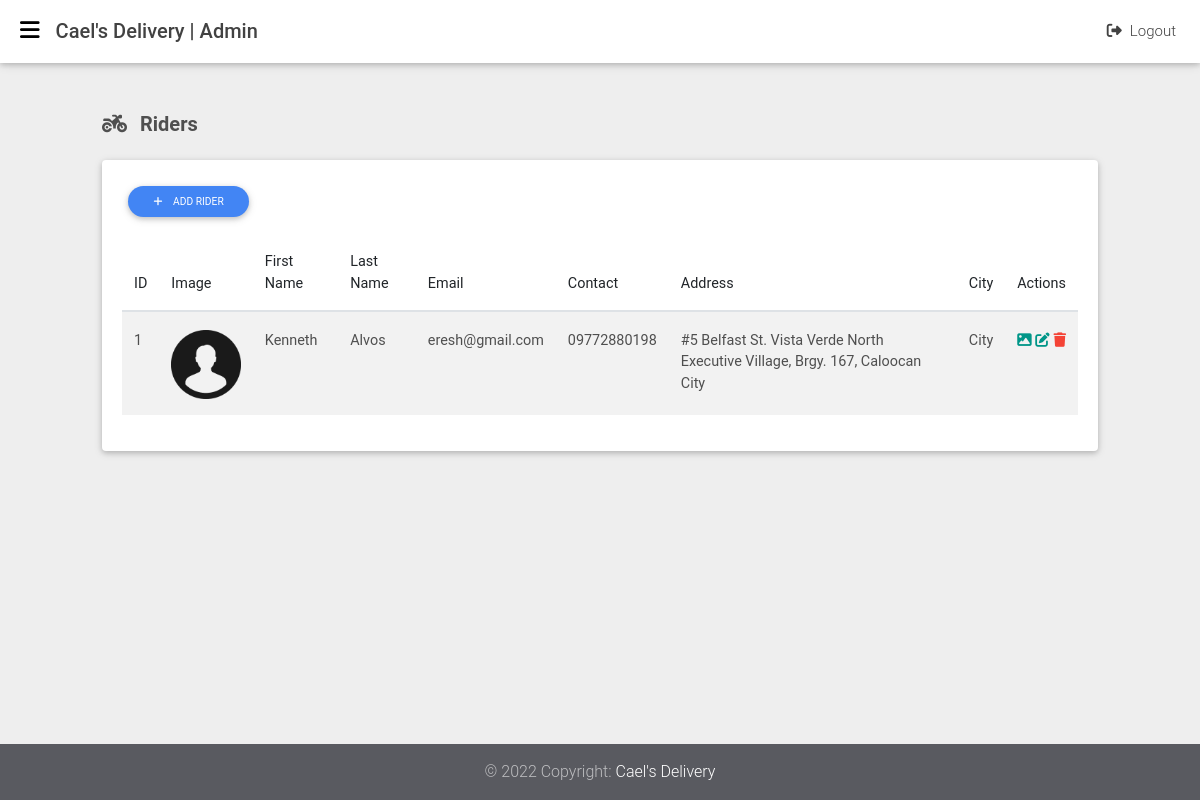
Page /riders (signed in) on the earlier database version.
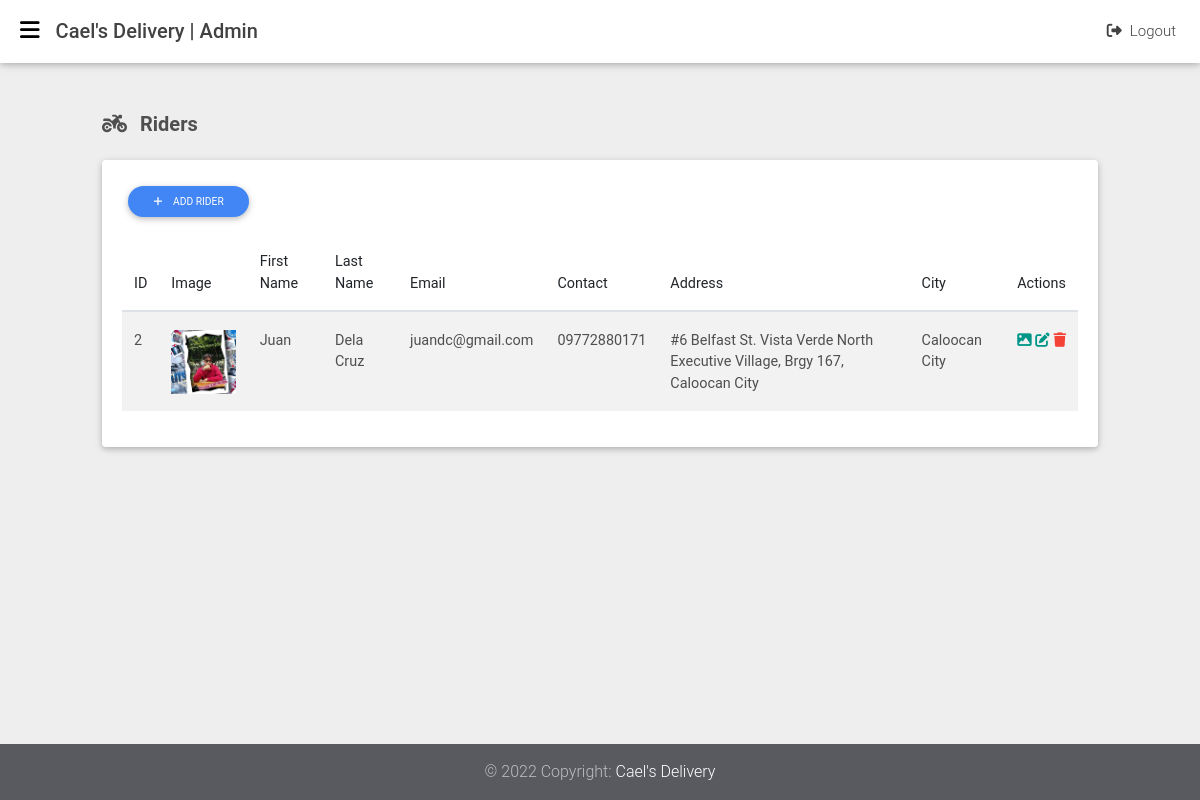
Same page on the later database version.
### tables this page shows
CREATE TABLE `riders` (
  `rider_id` int(11) NOT NULL,
  `rider_first_name` varchar(255) NOT NULL,
  `rider_last_name` varchar(255) NOT NULL,
  `rider_email` varchar(255) NOT NULL,
  `rider_contact` varchar(255) NOT NULL,
  `rider_address` text NOT NULL,
  `rider_city` varchar(255) NOT NULL,
  `rider_image` varchar(255) NOT NULL DEFAULT 'default_avatar.png',
  `created_at` datetime NOT NULL DEFAULT current_timestamp()
);

### app/controllers/Riders.php (called while the page is built, shortened)
<?php
class Riders extends Controller
{
  public function __construct()
  {
    $this->riderModel = $this->model('Rider');
  }
  public function index()
  {
    $riders = $this->riderModel->getAllRider();
    $data = [
      'riders' => $riders
    ];
    $this->view('riders/index', $data);
  }
}

### app/libraries/Core.php (called while the page is built, shortened)
<?php
class Core
{
  protected $currentMethod = 'index';
  public function __construct()
  {
    $url = $this->getUrl();
    if (isset($url[0])) {
      if (file_exists('../app/controllers/' . ucwords($url[0]) . '.php')) {
        unset($url[0]);
      }
    }
    $this->currentController = new $this->currentController;
    $this->params = $url ? array_values($url) : [];
    call_user_func_array([$this->currentController, $this->currentMethod], $this->params);
  }
  public function getUrl()
  {
    if (isset($_GET['url'])) {
      $url = rtrim($_GET['url'], '/');
      $url = filter_var($url, FILTER_SANITIZE_URL);
      $url = explode('/', $url);
      return $url;
    }
  }
}

### public/index.php (called while the page is built, shortened)
<?php
$init = new Core;

### app/libraries/Database.php (called while the page is built, shortened)
<?php
class Database
{
	private $host = DB_HOST;
	private $user = DB_USER;
	private $pass = DB_PASS;
	private $dbname = DB_NAME;
	private $dbh;
	private $stmt;
	public function __construct()
	{
		$dsn = 'mysql:host=' . $this->host . ';dbname=' . $this->dbname;
		$options = array(
			PDO::ATTR_PERSISTENT => true,
			PDO::ATTR_ERRMODE => PDO::ERRMODE_EXCEPTION
		);
		try {
			$this->dbh = new PDO($dsn, $this->user, $this->pass, $options);
		}
		catch (PDOException $e) {
			$this->error = $e->getMessage();
		}
	}
	public function query($query)
	{
		$this->stmt = $this->dbh->prepare($query);
	}
	public function execute()
	{
		return $this->stmt->execute();
	}
	public function resultset()
	{
		$this->execute();
		return $this->stmt->fetchAll(PDO::FETCH_OBJ);
	}
}

### app/models/Rider.php (called while the page is built, shortened)
<?php
class Rider
{
  private $db;
  public function __construct()
  {
    $this->db = new Database;
  }
  public function getAllRider()
  {
    $this->db->query("SELECT * FROM riders");
    $riders = $this->db->resultSet();
    if ($riders) {
      return $riders;
    } else {
      return false;
    }
  }
}

### app/views/riders/index.php (the view, shortened to what this page needs)
<?php require APPROOT . '/views/admins/inc/header.php'; ?>
<?php require APPROOT . '/views/admins/inc/sidebar.php'; ?>
<?php require APPROOT . '/views/admins/inc/navbar.php'; ?>
<main class="vh-100">
  <div class="container-fluid">
    <div class="col-md-12">
      <h5 class="my-4 dark-grey-text font-weight-bold"><i class="fas fa-motorcycle mr-2"></i> Riders</h5>
      <div class="card">
        <div class="card-body">
          <a href="<?php echo URLROOT; ?>/riders/add" class="btn btn-primary btn-rounded btn-sm mb-3" role="button"><i class="fas fa-plus mr-2"></i> Add Rider</a>
          <div class="table-responsive">
            <table id="myTable" class="table table-striped display" cellspacing="0" width="100%">
              <thead>
                <tr>
                  <th>ID</th>
                  <th>Image</th>
                  <th>First Name</th>
                  <th>Last Name</th>
                  <th>Email</th>
                  <th>Contact</th>
                  <th>Address</th>
                  <th>City</th>
                  <th>Actions</th>
                </tr>
              </thead>
              <tbody>
                <?php foreach ($data['riders'] as $rider) : ?>
                  <tr>
                    <td><?php echo $rider->rider_id; ?></td>
                    <td>
                      <img class='img-fluid' src='<?php echo URLROOT; ?>/public/img/<?php echo $rider->rider_image; ?>' alt='image' width='100'>
                    </td>
                    <td><?php echo $rider->rider_first_name; ?></td>
                    <td><?php echo $rider->rider_last_name; ?></td>
                    <td><?php echo $rider->rider_email; ?></td>
                    <td><?php echo $rider->rider_contact; ?></td>
                    <td><?php echo $rider->rider_address; ?></td>
                    <td><?php echo $rider->rider_city; ?></td>
                    <td>
                      <div class="d-flex justify-content-between">
                        <a href="<?php echo URLROOT; ?>/riders/editRiderImage/<?php echo $rider->rider_id; ?>"><i class="fa-solid fa-image teal-text" data-toggle="tooltip" data-placement="top" title="Update Rider Image"></i>
                        </a>
                        <a href="<?php echo URLROOT; ?>/riders/edit/<?php echo $rider->rider_id; ?>"><i class="fa-solid fa-pen-to-square teal-text" data-toggle="tooltip" data-placement="top" title="Update Rider Information"></i>
                        </a>
                        <a onclick="deleteRider()" href="<?php echo URLROOT; ?>/riders/deleteRider/<?php echo $rider->rider_id; ?>"><i class="fa-solid fa-trash red-text" data-toggle="tooltip" data-placement="top" title="Delete Rider Information"></i></a>
                      </div>
                    </td>
                  </tr>
                <?php endforeach; ?>
              </tbody>
            </table>
          </div>
        </div>
      </div>
    </div>
  </div>
</main>
<?php require APPROOT . '/views/admins/inc/footer.php'; ?>

### app/libraries/Controller.php (shortened to what this page needs)
<?php
class Controller
{
  public function view($view, $data = [])
  {
    if (file_exists('../app/views/' . $view . '.php')) {
      require_once '../app/views/' . $view . '.php';
    } else {
      die('View does not exist');
    }
  }
}

### app/views/admins/inc/header.php (shortened to what this page needs)
<!DOCTYPE html>
<html lang="en">
<head>
  <link rel="stylesheet" href="<?php echo URLROOT; ?>/backend/css/bootstrap.min.css">
  <link rel="stylesheet" href="<?php echo URLROOT; ?>/backend/css/mdb.min.css">
  <link rel="stylesheet" href="<?php echo URLROOT; ?>/backend/css/addons/datatables.min.css" />
  <link rel="stylesheet" href="<?php echo URLROOT; ?>/backend/css/addons/datatables-select.min.css" />
  <link rel="stylesheet" href="<?php echo URLROOT; ?>/backend/css/style.css">
</head>
<body class="fixed-sn white-skin">

### app/views/admins/inc/sidebar.php (shortened to what this page needs)
<header class="bg-orange">

### app/views/admins/inc/navbar.php
<nav class="navbar fixed-top navbar-expand-lg scrolling-navbar double-nav">
  <div class="float-left">
    <a href="#" data-activates="slide-out" class="button-collapse black-text"><i class="fas fa-bars"></i></a>
  </div>
  <div class="breadcrumb-dn mr-auto">
    <p class="mb-0 h5"><?php echo SITENAME; ?> | Admin</p>
  </div>
  <ul class="nav navbar-nav nav-flex-icons ml-auto">
    <li class="nav-item">
      <a href="<?php echo URLROOT; ?>/users/logout" class="nav-link waves-effect"><i class="fa-solid fa-right-from-bracket mr-2"></i>Logout</a>
    </li>
  </ul>
</nav>
</header>

### app/views/admins/inc/footer.php (shortened to what this page needs)
<footer class="page-footer pt-0 mt-5 fixed-bottom">
  <div class="footer-copyright py-3 text-center">
    <div class="container-fluid">
      © 2022 Copyright: <a href="<?php echo URLROOT; ?>" target="_blank"> <?php echo SITENAME; ?></a>
    </div>
  </div>
</footer>
</body>
</html>

### public/backend/css/style.css (style rules this page uses)
.bg-orange { background-color: #e67e22 !important; }

Differences in the rows shown:
removed riders: rider_id "1", rider_image (placeholder picture), rider_first_name "Kenneth", rider_last_name "Alvos", rider_email "eresh@gmail.com", rider_contact "09772880198", rider_address "#5 Belfast St. Vista Verde North Executive Village, Brgy. 167, Caloocan City", rider_city "City"
added riders: rider_id "2", rider_image (picture), rider_first_name "Juan", rider_last_name "Dela Cruz", rider_email "juandc@gmail.com", rider_contact "09772880171", rider_address "#6 Belfast St. Vista Verde North Executive Village, Brgy 167, Caloocan City", rider_city "Caloocan City"
